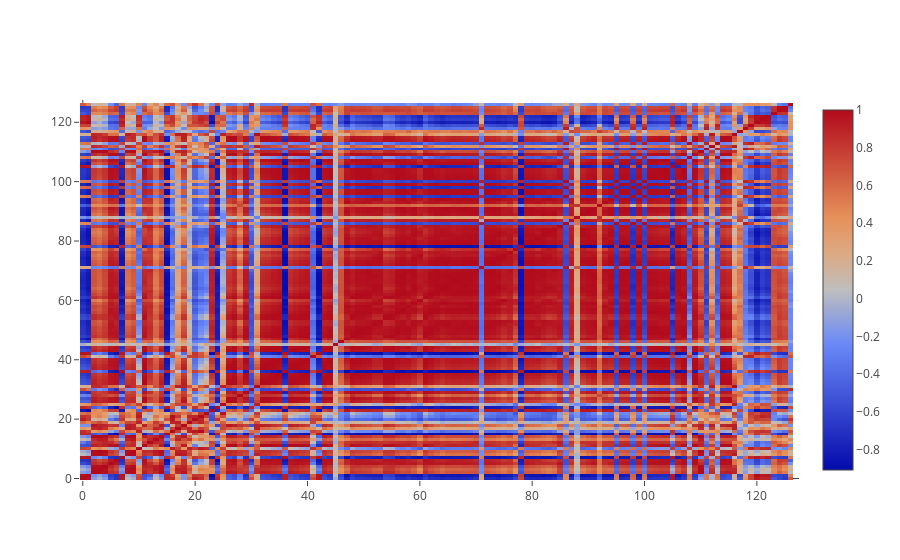

Notebook source saved alongside this figure:
### Code cell
viz(x)

### Figure 1 — Plotly figure (JSON) as saved in the notebook; plotly's stock layout.template omitted (floating-point values rounded to 4 significant figures; data arrays with more than 128 entries replaced by an {"elided": "..."} marker saying what was removed)
{"data": [{"type": "heatmap", "z": {"elided": "128x128 float values"}}], "layout": {}}
